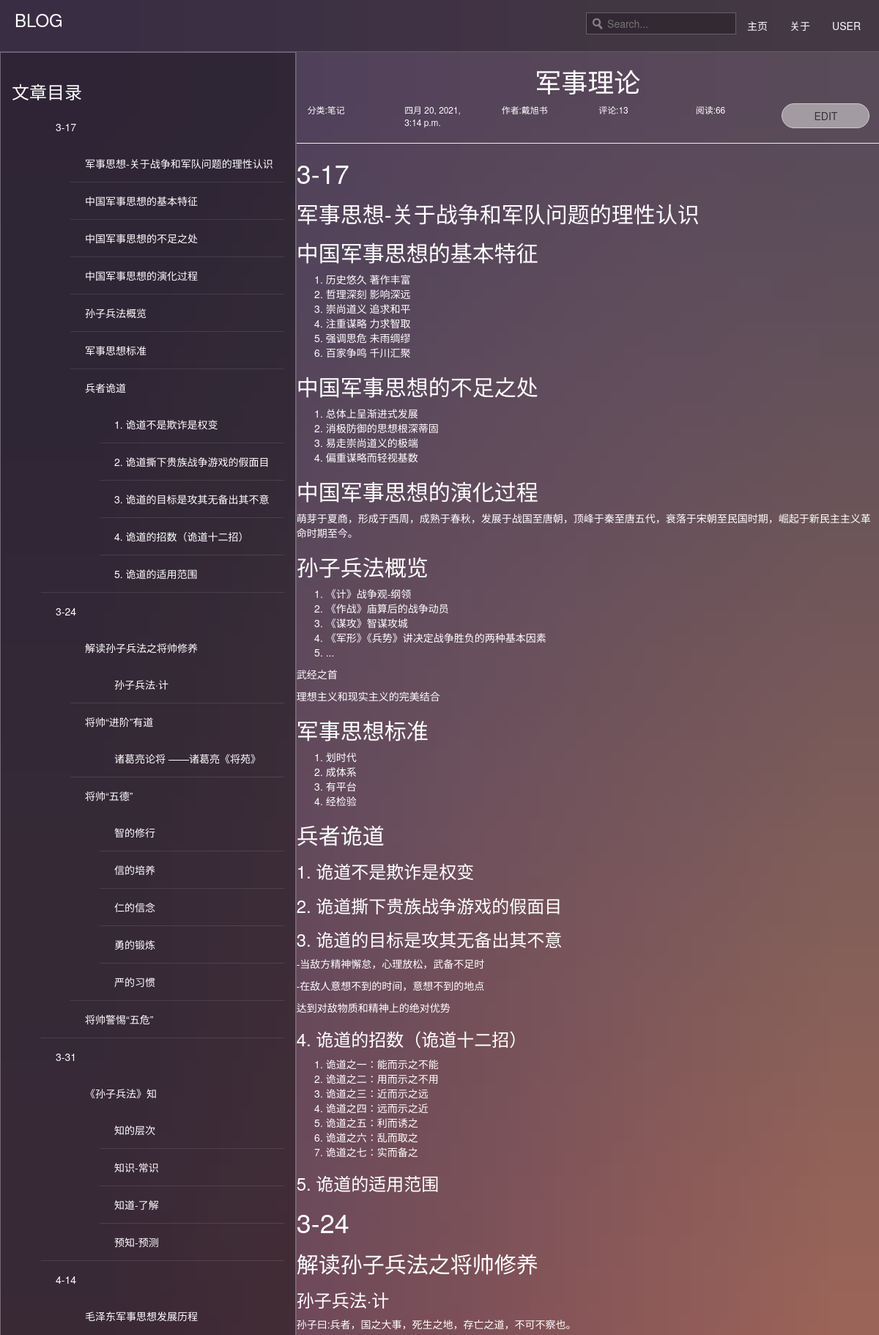
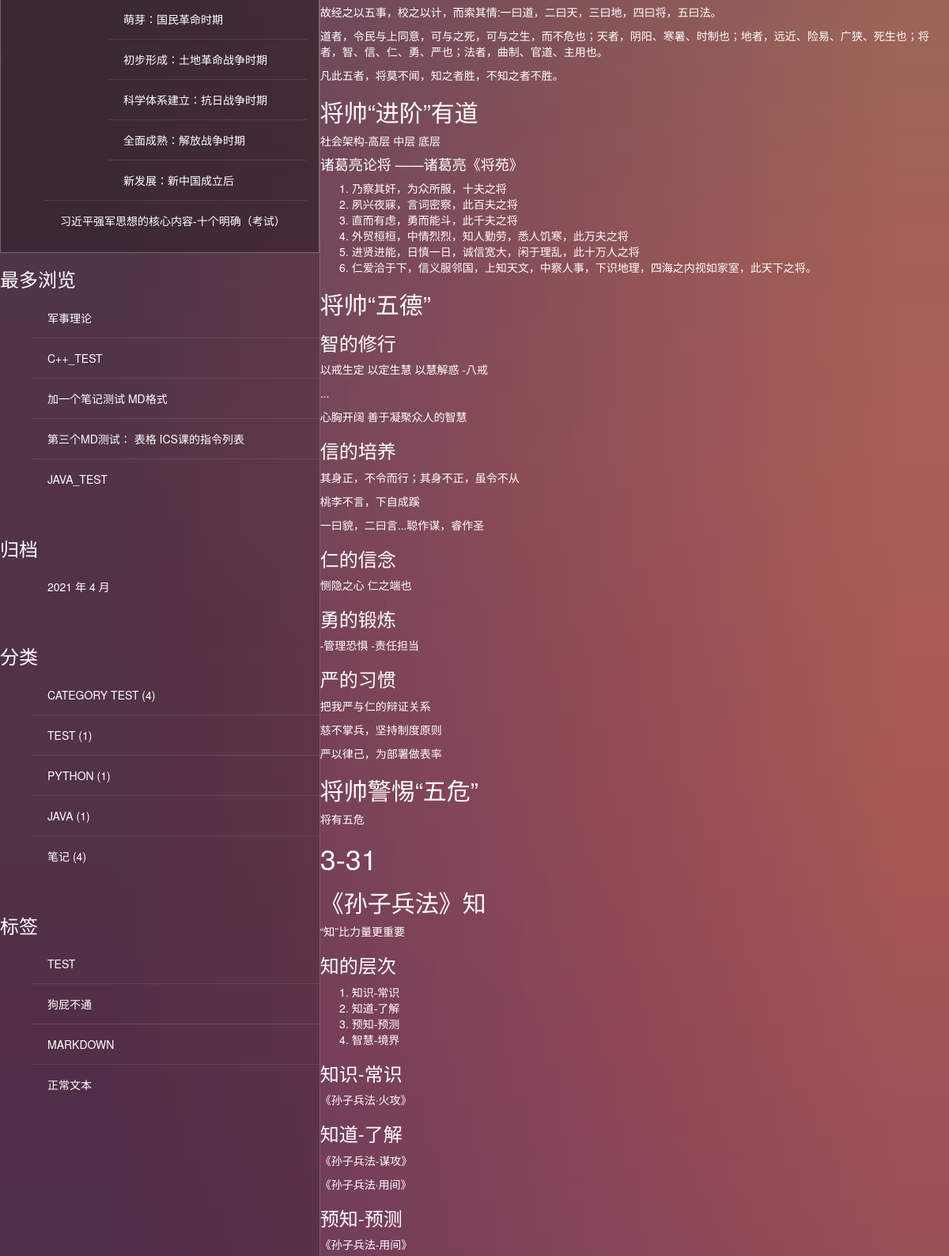
/posts/3/ (upper part), run on the app's committed database (2 pictures, top to bottom).
### blog/models.py (models this page shows, shortened)
class Post(models.Model):
    def save(self, *args, **kwargs):
        self.modified_time = timezone.now()
        md = markdown.Markdown(extensions=[
            'markdown.extensions.extra',
            'markdown.extensions.codehilite',
        ])
        if not self.excerpt:
            self.excerpt = strip_tags(md.convert(self.body))[:54]
        super().save(*args, **kwargs)
    def get_absolute_url(self):
        return reverse('blog:detail', kwargs={'pk': self.pk})
    title = models.CharField(max_length=70)
    body = models.TextField()
    created_time = models.DateTimeField('创建时间',default=timezone.now)
    modified_time = models.DateTimeField()
    excerpt = models.CharField(max_length=200, blank=True)
    category = models.ForeignKey(Category, on_delete=models.CASCADE)
    author = models.ForeignKey(User, on_delete=models.CASCADE)
    views = models.PositiveIntegerField(default=0, editable=False)
    def increase_views(self):
        self.views += 1
        self.save(update_fields=['views'])

class Category(models.Model):
    name = models.CharField(max_length=100)

class Tag(models.Model):
    name = models.CharField(max_length=100)

### blog/views.py (the view, shortened to what this page needs)
# urls.py: path('posts/<int:pk>/', views.detail, name='detail'),
def detail(request, pk):
    post = get_object_or_404(Post, pk=pk)
    md = markdown.Markdown(extensions=[
                                      'markdown.extensions.extra',
                                      'markdown.extensions.codehilite',
                                      'markdown.extensions.toc',
                                  ])
    post.body=md.convert(post.body)
    post.toc=md.toc
    post.increase_views()
    message=None
    comment_list = Comment.objects.filter(post=post
                                    ).order_by('-created_time')
    return render(request, 'blog/detail.html', context={'post': post,'comment_list':comment_list,'message':message})

### blog/templatetags/blog_extras.py (called while the page is built)
@register.inclusion_tag('blog/inclusions/_most_viewed.html', takes_context=True)
def show_recent_posts(context, num=5):
    return {
        'most_viewed_list': Post.objects.all().order_by('-views')[:num],
    }

@register.inclusion_tag('blog/inclusions/_archives.html', takes_context=True)
def show_archives(context):
    return {
        'date_list': Post.objects.dates('created_time', 'month', order='DESC'),
    }

@register.inclusion_tag('blog/inclusions/_categories.html', takes_context=True)
def show_categories(context):
    category_list = Category.objects.annotate(num_posts=Count('post')).filter(num_posts__gt=0)
    return {
        'category_list': category_list,
    }

@register.inclusion_tag('blog/inclusions/_tags.html', takes_context=True)
def show_tags(context):
    tag_list = Tag.objects.all()
    return {
        'tag_list': tag_list,
    }

### templates/blog/detail.html (shortened to what this page needs)
{% extends 'base.html' %}
{% block main %}
    <article>
    <header class="entry-header">
      <h1 align="center" style="color:white">{{ post.title }}</h1>
        <div class="col-xs-2"> <small class="text-muted block">分类:{{post.category.name}}</small></div>
        <div class="col-xs-2"> <small class="text-muted block">{{post.created_time}}</small></div>
        <div class="col-xs-2"> <small class="text-muted block">作者:{{post.author}}</small></div>
        <div class="col-xs-2"> <small class="text-muted block">评论:{{ post.comment_set.count }}</small></div>
        <div class="col-xs-2"> <small class="text-muted block">阅读:{{post.views}}</small></div>
    </header>
    <form method="post" action="{% url 'blog:edit' post.id %}" class="no-margin">
    <button class="btn btn-s-md btn-default btn-rounded" type="submit">EDIT</button>
  </form>
    <HR style="FILTER:alpha(opacity=100,finishopacity=0,style=3)" width="100%"color=#987cb9 SIZE=3>
        <div style="color:white">
      {{ post.body|safe }}
    </div>
  </article>
{% endblock main %}
{% block toc %}
    <div class="widget widget-content">
        <h3 class="widget-title">文章目录</h3>
        {{ post.toc|safe }}
    </div>
{% endblock toc %}

### templates/blog/inclusions/_most_viewed.html
<div class="widget widget-recent-posts">
    <h3 class="widget-title">最多浏览</h3>
    <ul>
      {% for post in most_viewed_list %}
        <li>
          <a href="{{ post.get_absolute_url }}">{{ post.title }}</a>
        </li>
      {% empty %}
        暂无文章！
      {% endfor %}
    </ul>
  </div>

### templates/blog/inclusions/_categories.html
<div class="widget widget-category">
    <h3 class="widget-title">分类</h3>
    <ul>
      {% for category in category_list %}
        <li>
          <a href="{% url 'blog:category' category.pk %}">{{ category.name }} <span class="post-count">({{ category.num_posts }})</span></a>
        </li>
      {% empty %}
        暂无分类！
      {% endfor %}
    </ul>
  </div>

### templates/blog/inclusions/_tags.html
<div class="widget widget-tag-cloud">
    <h3 class="widget-title">标签</h3>
    <ul>
      {% for tag in tag_list %}
        <li>
          <a href="{% url 'blog:tag' tag.pk %}">{{ tag.name }}</a>
        </li>
      {% empty %}
        暂无标签！
      {% endfor %}
    </ul>
  </div>

### blog/static/blog/css/thin-admin.css (style rules this page uses)
body { background-color: #54364a; background-size: cover; background-image:url(../images/a.jpg); }
#side-nav * { overflow-x: hidden; overflow-y: visible; text-overflow: ellipsis; white-space: nowrap; }
#side-nav ul#nav li { border-bottom: 1px solid rgba(255,255,255, 0.1); display: block; margin: 0; padding: 0; }
#side-nav ul#nav li:last-child, #side-nav ul#nav li.open, #side-nav ul#nav li.open-default, #side-nav ul#nav li.open-fixed { border-bottom: 0 none; }
#side-nav ul#nav li a { border: 0 none; color: #fff; display: block; font-size: 14px; font-weight: 200; margin: 0; padding: 15px 15px 15px 20px; position: relative; text-decoration: none; text-transform: uppercase; }
.text-muted { color: #FFFFFF; }
.block { display: block; }
.btn-s-md { min-width: 120px; }
.btn-rounded { border-radius: 50px 50px 50px 50px; }

### blog/static/blog/style/style.css (style rules this page uses)
.widget { position: relative; clear: both; padding-bottom: 30px; width: auto; overflow: hidden; }
.widget-content { padding: 20px 15px 15px; background-color: rgba(0, 0, 0, 0.25); border: 1px solid rgba(255,255,255, 0.3); }
.widget-content:before, .widget-content:after { content: ""; display: table; }
.widget-content:after { clear: both; }
.widget-content { zoom: 1; }

### data on the page
Post: toc "3-17 军事思想-关于战争和军队问题的理性认识 中国军事思想的基本特征 中国军事思想的不足之处 中国军事思想的演化过程 孙子兵法概览 军事思想标准 兵者诡道 1. 诡道不是欺诈是权变 2. 诡道撕下贵族战争游戏的假面目 3. 诡道的目标是攻其无备出其不意 4. 诡道的招数（诡道十二招） 5. 诡道的适用范围 3-24 解读孙子兵法之将帅修养 孙子兵法·计 将帅“进阶”有道 诸葛亮论将 ——诸葛亮《将苑》 将帅“五德” 智的修行 信的培养 仁的信念 勇的锻炼 严的习惯 将帅警惕“五危” 3-31 《孙子兵法》知 知的层次 知识-常识 知道-了解 预知-预测 4-14 毛泽东军事思想发展历程 萌芽：国民革命时期 初步形成：土地革命战争时期 科学体系建立：抗日战争时期 全面成熟：解放战争时期 新发展：新中国成立后 习近平强军思想的核心内容-十个明确（考试）", title "军事理论", category.name "笔记", created_time "四月 20, 2021, 3:14 p.m.", author "戴旭书", comment_set.count "13", views "66", body "3-17 军事思想-关于战争和军队问题的理性认识 中国军事思想的基本特征 历史悠久 著作丰富 哲理深刻 影响深远 崇尚道义 追求和平 注重谋略 力求智取 强调思危 未雨绸缪 百家争鸣 千川汇聚 中国军事思想的不足之处 总体上呈渐进式发展 消极防御的思想根深蒂固 易走崇尚道义的极端 偏重谋略而轻视基数 中国军事思想的演化过程 萌芽于夏商，形成于西周，成熟于春秋，发展于战国至唐朝，顶峰于秦至唐五代，衰落于宋朝至民国时期，崛起于新民主主义革命时期至今。 孙子兵法概览 《计》战争观-纲领 《作战》庙算后的战争动员 《谋攻》智谋攻城 《军形》《兵势》讲决定战争胜负的两种基本因素 ... 武经之首 理想主义和现实主义的完美结合 军事思想标准 划时代 成体系 有平台 经检验 兵者诡道 1. 诡道不是欺诈是权变 2. 诡道撕下贵族战争游戏的假面目 3. 诡道的目标是攻其无备出其不意 -当敌方精神懈怠，心理放松，武备不足时 -在敌人意想不到的时间，意想不到的地点 达到对敌物质和精神上的绝对优势 4. 诡道的招数（诡道十二招） 诡道之一：能而示之不能 诡道之二：用而示之不用 诡道之三：近而示之远 诡道之四：远而示之近 诡道之五：利而诱之 诡道之六：乱而取之 诡道之七：实而备之 5. 诡道的适用范围 3-24 解读孙子兵法之将帅修养 孙子兵法·计 孙子曰:兵者，国之大事，死生之地，存亡之道，不可不察也。 故经之以五事，校之以计，而索其情:一曰道，二曰天，三曰地，四曰将，五曰法。…"
Post: title "C++_TEST"
Post: title "加一个笔记测试 MD格式"
Post: title "第三个MD测试： 表格 ICS课的指令列表"
Post: title "JAVA_TEST"
Category: name "CATEGORY TEST", num_posts "4"
Category: name "TEST", num_posts "1"
Category: name "PYTHON", num_posts "1"
Category: name "JAVA", num_posts "1"
Category: name "笔记", num_posts "4"
Tag: name "TEST"
Tag: name "狗屁不通"
Tag: name "MARKDOWN"
Tag: name "正常文本"

### other printed values
{{ date.year }} "2021"
{{ date.month }} "4"
